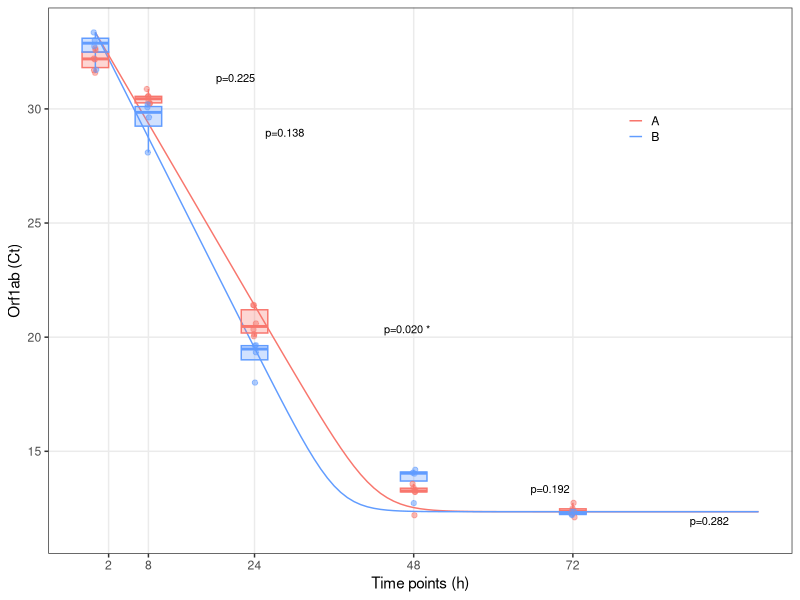

Source code (R): (Note: this script raises an error after producing the figure.)
rm(list = ls())
library(ggplot2)   
library(dplyr)
library(tidyr)
library(scales)
library(deSolve)
library(scales)
library(rstatix)

df = read.csv("S6B_calu3_ct.csv")
df = df[1:10,]
get_df_long = function(df1){
  colnames(df1) = c('Strain', '0', '8', '24', '48', '72')
  df2 = df1[1:10,]
  df2$Strain <- factor(c(rep('A', 6), rep('B', 4)),
                       levels = c('A', 'B'))
  df_long <- gather(df2, key = "Time",
                    value = "Ct",-Strain)
  df_long$Time = factor(df_long$Time, levels = unique(df_long$Time))
  return(df_long)
}
get_signif = function(t) {
  subset_data <- df_long[df_long$Time == t, ]
  t_test_result <- t.test(Ct ~ Strain, data = subset_data)
  p_value <- t_test_result$p.value
  signif_code = ifelse(p_value < 0.001, "***",
                       ifelse(p_value < 0.01, "**",
                              ifelse(
                                p_value < 0.05, "*",
                                ifelse(p_value < 0.1, ".", " ")
                              )))
  return(paste0('p=',paste(format(round(p_value, 3), nsmall = 3), 
                           signif_code)))
}
gene = c('ORF1ab', 'N')
for (i in 1:1) {
  if (i==1) {
    df1 = df[, 1:6]
  }else{
    df1 = df[, c(1, 9:13)]
  }
  df_long = get_df_long(df1)
  x= sapply(c('0', '8', '24', '48', '72'), get_signif)
  y = df_long %>% group_by(Time) %>%
    summarise_at(vars(Ct), function(c){
      ifelse(min(c) > 25, min(c) - 2, max(c) + 0.2)
    })
  
  annotation_df <- data.frame(Time = names(x), Annotation = x, 
                              y = y$Ct)
}

timepoint = c(0,8,24,48,72)
dat = data.frame()
for (i in 1:length(timepoint)) {
  d = df[,c(1,i+1)]
  colnames(d)[2] = 'Ct' 
  dat = rbind(dat,d)
}

dat$timepoint = rep(timepoint, each = nrow(df))
dat$group = rep(c(rep('A',6),rep('B',4)), 
                length(timepoint))

dat$V = 2^(-dat$Ct + max(dat$Ct))
dat$Vlog = log(dat$V)

rvec = c()

g = c('A','B')
for (i in 1:2) {
  print(g[i])
  dat1 = dat[dat$timepoint %in% timepoint[1:3] & dat$group == g[i],]
  fit1 = lm(formula = Vlog ~ timepoint, data = dat1)
  result1 = summary(fit1)
  print(result1$coefficients[2,])
  rvec[i] = result1$coefficients[2,1]
  
}

# [1] "A"
# Estimate   Std. Error      t value     Pr(>|t|) 
# 3.452843e-01 1.874275e-02 1.842228e+01 3.383621e-12 
# [1] "B"
# Estimate   Std. Error      t value     Pr(>|t|) 
# 3.994415e-01 2.058320e-02 1.940619e+01 2.880877e-09 

viral_model <- function(t, state, parameters) {
  V1 <- state[1]
  r1 <- parameters["r1"]
  K <- parameters["K"]
  dV1dt <- r1 * V1 * (1 - V1 / K)
  return(list(dV1dt))
}
out_df = data.frame()
for (i in 1:2) {
  state <- c(V1 = 1)
  times <- seq(0, 100, by = 1)
  params = c(r1 = rvec[i], K = 2*median(dat[dat$timepoint == 48,'V']))
  out <- ode(y = state, times = times, func = viral_model, parms = params)
  out <- as.data.frame(out)
  out$group = g[i]
  out_df = rbind(out_df, out)
}

out_df$Ct = -log2(out_df$V1) + max(dat$Ct)

# Plotting
pd = 0
values = c(hue_pal()(3)[1], hue_pal()(3)[3])
out_df$group = factor(out_df$group, levels = g)
dat$group = factor(dat$group, levels = c('B','A'))
annotation_df$Time = c(0.6,8,26,48,72) + 21
annotation_df$y = c(31,28.6,20,13,11.6)
p1 = ggplot() +
  geom_line(data = out_df[out_df$group!='A+B',], 
            aes(x = time, y = Ct, group = group,
                color = group, fill = group)) +
  geom_boxplot(data = dat[dat$group == 'A',], 
               aes(x = timepoint+pd, y = Ct, 
                   group = timepoint),
               color = values[1], fill = alpha(values[1], 0.3),
               outlier.shape = NA, width = 4) +
  geom_boxplot(data = dat[dat$group == 'B',], 
               aes(x = timepoint-pd, y = Ct, 
                   group = timepoint), 
               color = values[2], fill = alpha(values[2], 0.3),
               outlier.shape = NA, width = 4) +
  geom_jitter(data = dat[dat$group!='A+B',], 
              aes(x = timepoint, y = Ct, color = group, group = group),
              alpha = 0.5,
              position = position_jitterdodge(jitter.width = 1,
                                              dodge.width = 4*pd),
              show.legend = F) + 
  scale_color_manual(name = '', values = values) +
  # scale_y_continuous(trans = 'log10') +
  scale_x_continuous(breaks = c(2,8,24,48,72),
                     minor_breaks = c()) +
  theme_bw() +
  labs(x = 'Time points (h)', y = 'Orf1ab (Ct)') +
  theme(legend.position = c(0.8,0.8),
        legend.key.size = unit(0.4,'cm'),
        legend.background = element_blank(),
        legend.key = element_blank(),
        panel.grid.minor = element_blank()) +
  annotate("text", x = annotation_df$Time, y = annotation_df$y,
           label = x, vjust = -0.5, size = 2.8)
p1

pdf(paste0("Output/S6B_replication_fit.pdf"), width = 2.5, height = 2)
print(p1)
dev.off()
